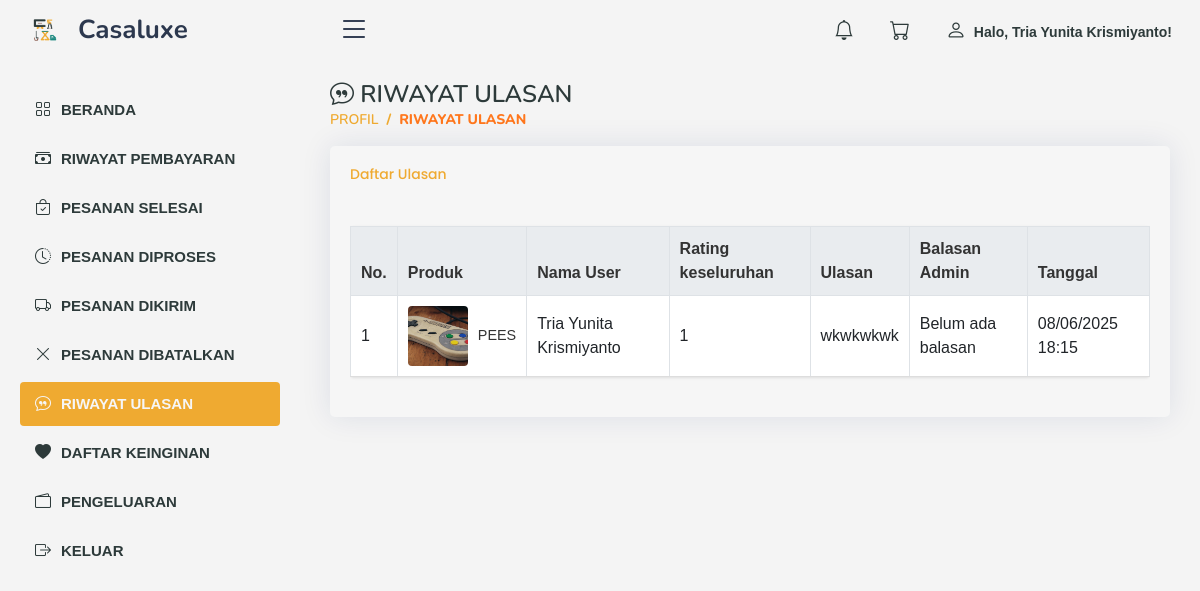
Before: /user/history_review.php (signed in) with the older database file.
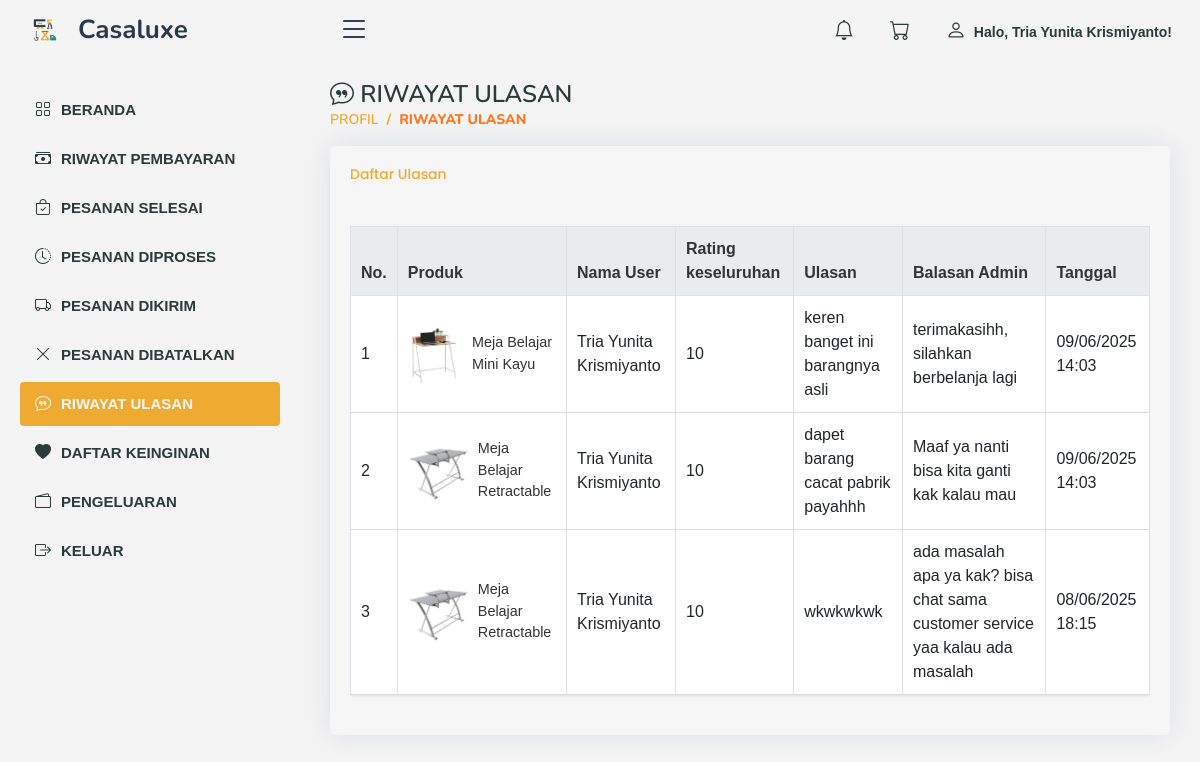
After: the same page with the newer database file.
### tables this page shows
CREATE TABLE `review_produk` (
  `id_review` int(11) NOT NULL,
  `id_user` int(11) NOT NULL,
  `id_produk` int(11) NOT NULL,
  `id_pesanan` int(11) NOT NULL,
  `rating_produk` int(11) NOT NULL,
  `rating_pelayanan` int(11) NOT NULL,
  `rating_pengiriman` int(11) NOT NULL,
  `komentar` text DEFAULT NULL,
  `komentar_admin` varchar(255) DEFAULT NULL,
  `tanggal_review` datetime DEFAULT current_timestamp(),
  `notifikasi_status` tinyint(1) NOT NULL DEFAULT 0
);

CREATE TABLE `produk` (
  `id_produk` int(11) NOT NULL,
  `nama_produk` varchar(255) NOT NULL,
  `deskripsi` text NOT NULL,
  `harga` decimal(10,2) NOT NULL,
  `stok` int(11) NOT NULL,
  `id_kategori` int(11) NOT NULL,
  `created_at` datetime NOT NULL,
  `updated_at` datetime NOT NULL,
  `gambar` varchar(255) NOT NULL
);

CREATE TABLE `user` (
  `id_user` int(11) NOT NULL,
  `nama` varchar(255) NOT NULL,
  `email` varchar(255) NOT NULL,
  `password` varchar(255) NOT NULL,
  `no_tlp` varchar(50) DEFAULT NULL,
  `alamat` text DEFAULT NULL,
  `level` enum('admin','user') NOT NULL,
  `foto` varchar(255) NOT NULL,
  `active` datetime DEFAULT NULL
);

### user/history_review.php (the view, shortened to what the changed rows need)
<?php
include('../db.php');
$usernama = $_SESSION['user'];
$sql = "SELECT rp.id_review, rp.id_produk, rp.rating_produk, rp.rating_pelayanan, rp.rating_pengiriman, rp.komentar, rp.tanggal_review, rp.komentar_admin,
        p.nama_produk, p.gambar, u.nama
        FROM review_produk rp
        JOIN produk p ON rp.id_produk = p.id_produk
        JOIN user u ON rp.id_user = u.id_user
        WHERE u.nama = '$usernama'
        ORDER BY rp.tanggal_review DESC";
$result = mysqli_query($kon, $sql);
if ($result) {
    $reviews = mysqli_fetch_all($result, MYSQLI_ASSOC);
} else {
    $errorMessage = "Gagal mengambil data ulasan: " . mysqli_error($kon);
    $reviews = [];
}
$overallRating = 0;
if (count($reviews) > 0) {
    $totalRating = 0;
    foreach ($reviews as $review) {
        $totalRating += $review['rating_produk'] + $review['rating_pelayanan'] + $review['rating_pengiriman'];
    }
    $overallRating = round($totalRating / 3);
} else {
    $overallRating = 0;
}
?>
<!DOCTYPE html>
<html lang="en">
<head>
    <link href="../assets/vendor/bootstrap/css/bootstrap.min.css" rel="stylesheet">
    <link href="../assets/vendor/bootstrap-icons/bootstrap-icons.css" rel="stylesheet">
    <link href="../assets/vendor/boxicons/css/boxicons.min.css" rel="stylesheet">
    <link href="../assets/vendor/quill/quill.snow.css" rel="stylesheet">
    <link href="../assets/vendor/quill/quill.bubble.css" rel="stylesheet">
    <link href="../assets/vendor/remixicon/remixicon.css" rel="stylesheet">
    <link href="../assets/vendor/simple-datatables/style.css" rel="stylesheet">
    <link href="../assets/css/style.css" rel="stylesheet">
</head>
<body>
    <main id="main" class="main">
        <div class="pagetitle">
            <h1><i class="bi bi-chat-quote"></i> RIWAYAT ULASAN</h1>
        </div>
        <section class="section">
            <div class="row">
                <div class="col-lg-12">
                    <div class="card">
                        <div class="card-body">
                            <div class="table-responsive">
                                <table class="table table-bordered">
                                    <thead>
                                        <tr>
                                            <th>No.</th>
                                            <th>Produk</th>
                                            <th>Nama User</th>
                                            <th>Rating keseluruhan</th>
                                            <th>Ulasan</th>
                                            <th>Balasan Admin</th>
                                            <th>Tanggal</th>
                                        </tr>
                                    </thead>
                                    <tbody>
                                        <?php foreach ($reviews as $index => $review): ?>
                                            <tr>
                                                <td><?= $index + 1; ?></td>
                                                <td>
                                                    <div class="product-container">
                                                        <img src="../uploads/<?= htmlspecialchars($review['gambar']); ?>"
                                                             alt="<?= htmlspecialchars($review['nama_produk']); ?>"
                                                             class="product-img">
                                                        <div class="product-name">
                                                            <?= htmlspecialchars($review['nama_produk']); ?>
                                                        </div>
                                                    </div>
                                                </td>
                                                <td><?= htmlspecialchars($review['nama']); ?></td>
                                                <td><?= htmlspecialchars($overallRating); ?></td>
                                                <td><?= htmlspecialchars($review['komentar']); ?></td>
                                                <td>
                                                    <?php if (empty($review['komentar_admin'])): ?>
                                                        Belum ada balasan
                                                    <?php else: ?>
                                                        <?= htmlspecialchars($review['komentar_admin']); ?>
                                                    <?php endif; ?>
                                                </td>
                                                <td><?= date('d/m/Y H:i', strtotime($review['tanggal_review'])); ?></td>
                                            </tr>
                                        <?php endforeach; ?>
                                    </tbody>
                                </table>
                            </div>
                        </div>
                    </div>
                </div>
            </div>
        </section>
    </main>
</body>
</html>

Changed rows visible on the page:
added review_produk: id_produk.gambar (picture), id_produk.nama_produk "Meja Belajar Mini Kayu", id_user.nama "Tria Yunita Krismiyanto", overallRating "10", komentar "keren banget ini barangnya asli", komentar_admin "terimakasihh, silahkan berbelanja lagi", tanggal_review "09/06/2025 14:03"
added review_produk: id_produk.gambar (picture), id_produk.nama_produk "Meja Belajar Retractable", id_user.nama "Tria Yunita Krismiyanto", overallRating "10", komentar "dapet barang cacat pabrik payahhh", komentar_admin "Maaf ya nanti bisa kita ganti kak kalau mau", tanggal_review "09/06/2025 14:03"
changed review_produk "wkwkwkwk": id_produk.gambar: a different picture; id_produk.nama_produk "PEES" → "Meja Belajar Retractable"; overallRating "1" → "10"; komentar_admin (not shown) → "ada masalah apa ya kak? bisa chat sama customer service yaa kalau ada masalah"; no longer shows "Belum ada balasan"
